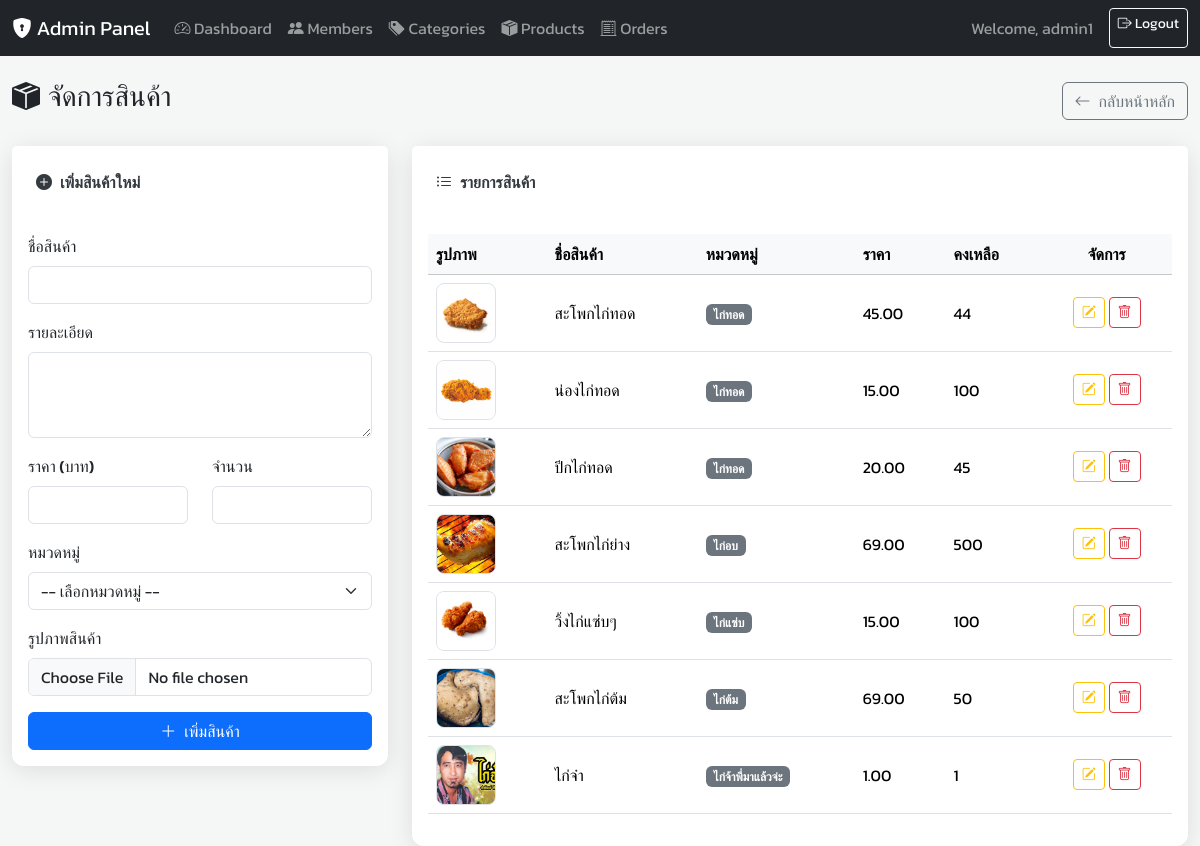
Page /online/admin/products.php (signed in) on the committed database.
### tables this page shows
CREATE TABLE `products` (
  `product_id` int(11) NOT NULL,
  `product_name` varchar(150) NOT NULL,
  `description` text DEFAULT NULL,
  `price` decimal(10,2) NOT NULL,
  `is_featured` tinyint(1) NOT NULL DEFAULT 0,
  `stock` int(11) DEFAULT 0,
  `category_id` int(11) DEFAULT NULL,
  `image_url` varchar(255) DEFAULT NULL,
  `created_at` timestamp NOT NULL DEFAULT current_timestamp()
);

CREATE TABLE `categories` (
  `category_id` int(11) NOT NULL,
  `category_name` varchar(100) NOT NULL
);

### online/admin/products.php (the view, shortened to what this page needs)
<?php
require_once '../config.php';
try {
    $stmt_products = $conn->query(
        "SELECT p.*, c.category_name
         FROM products p
         LEFT JOIN categories c ON p.category_id = c.category_id
         ORDER BY p.created_at DESC"
    );
    $products = $stmt_products->fetchAll(PDO::FETCH_ASSOC);
} catch (PDOException $e) {
    $_SESSION['error'] = "Database Error: " . $e->getMessage();
    $products = [];
    $categories = [];
}
?>
<!DOCTYPE html>
<html lang="th">
<head>
    <link href="https://cdn.jsdelivr.net/npm/bootstrap@5.3.2/dist/css/bootstrap.min.css" rel="stylesheet">
    <link rel="stylesheet" href="https://cdn.jsdelivr.net/npm/bootstrap-icons@1.11.3/font/bootstrap-icons.min.css">
</head>
<body>
    <?php require_once 'navbar.php'; ?>
    <div class="container-fluid mt-4">
        <div class="d-flex justify-content-between align-items-center mb-4">
            <h1 class="h3"><i class="bi bi-box-seam-fill btn-icon"></i>จัดการสินค้า</h1>
            <a href="index.php" class="btn btn-outline-secondary"><i class="bi bi-arrow-left btn-icon"></i>กลับหน้าหลัก</a>
        </div>
        <div class="row">
            <div class="col-lg-4 mb-4">
                <div class="card">
                    <div class="card-header"><i class="bi bi-plus-circle-fill btn-icon"></i>เพิ่มสินค้าใหม่</div>
                    <div class="card-body">
                        <form method="post" enctype="multipart/form-data">
                            <div class="mb-3">
                                <label for="product_name" class="form-label">ชื่อสินค้า</label>
                                <input type="text" id="product_name" name="product_name" class="form-control" required>
                            </div>
                            <div class="mb-3">
                                <label for="description" class="form-label">รายละเอียด</label>
                                <textarea id="description" name="description" class="form-control" rows="3"></textarea>
                            </div>
                            <div class="row">
                                <div class="col-md-6 mb-3">
                                    <label for="price" class="form-label">ราคา (บาท)</label>
                                    <input type="number" id="price" step="0.01" name="price" class="form-control" required>
                                </div>
                                <div class="col-md-6 mb-3">
                                    <label for="stock" class="form-label">จำนวน</label>
                                    <input type="number" id="stock" name="stock" class="form-control" required>
                                </div>
                            </div>
                            <div class="mb-3">
                                <label for="category_id" class="form-label">หมวดหมู่</label>
                                <select id="category_id" name="category_id" class="form-select" required>
                                    <option value="">-- เลือกหมวดหมู่ --</option>
                                </select>
                            </div>
                             <div class="mb-3">
                                <label for="product_image" class="form-label">รูปภาพสินค้า</label>
                                <input class="form-control" type="file" id="product_image" name="product_image" accept="image/*">
                            </div>
                            <div class="d-grid">
                                <button type="submit" name="add_product" class="btn btn-primary"><i class="bi bi-plus-lg btn-icon"></i>เพิ่มสินค้า</button>
                            </div>
                        </form>
                    </div>
                </div>
            </div>
            <div class="col-lg-8">
                <div class="card">
                    <div class="card-header"><i class="bi bi-list-ul btn-icon"></i>รายการสินค้า</div>
                    <div class="card-body">
                        <div class="table-responsive">
                            <table class="table table-hover align-middle">
                                <thead class="table-light">
                                    <tr>
                                        <th>รูปภาพ</th>
                                        <th>ชื่อสินค้า</th>
                                        <th>หมวดหมู่</th>
                                        <th>ราคา</th>
                                        <th>คงเหลือ</th>
                                        <th class="text-center">จัดการ</th>
                                    </tr>
                                </thead>
                                <tbody>
                                    <?php if (empty($products)): ?>
                                        <tr><td colspan="6" class="text-center text-muted">ยังไม่มีสินค้าในระบบ</td></tr>
                                    <?php else: ?>
                                        <?php foreach ($products as $p): ?>
                                        <tr>
                                            <td>
                                                <img src="../<?= !empty($p['image_url']) ? htmlspecialchars($p['image_url']) : 'img/placeholder.png' ?>" alt="<?= htmlspecialchars($p['product_name']) ?>" class="product-img">
                                            </td>
                                            <td><?= htmlspecialchars($p['product_name']) ?></td>
                                            <td><span class="badge bg-secondary"><?= htmlspecialchars($p['category_name'] ?? 'N/A') ?></span></td>
                                            <td><?= number_format($p['price'], 2) ?></td>
                                            <td><?= $p['stock'] ?></td>
                                            <td class="text-center">
                                                <a href="edit_product.php?id=<?= $p['product_id'] ?>" class="btn btn-sm btn-outline-warning"><i class="bi bi-pencil-square"></i></a>
                                                <a href="products.php?delete=<?= $p['product_id'] ?>" class="btn btn-sm btn-outline-danger" onclick="confirmDelete(event, this.href)"><i class="bi bi-trash"></i></a>
                                            </td>
                                        </tr>
                                        <?php endforeach; ?>
                                    <?php endif; ?>
                                </tbody>
                            </table>
                        </div>
                    </div>
                </div>
            </div>
        </div>
    </div>
</body>
</html>

### online/admin/navbar.php (shortened to what this page needs)
<nav class="navbar navbar-expand-lg navbar-dark bg-dark sticky-top">
    <div class="container-fluid">
        <a class="navbar-brand" href="index.php"><i class="bi bi-shield-lock-fill"></i> Admin Panel</a>
        <div class="collapse navbar-collapse" id="adminNavbar">
            <ul class="navbar-nav me-auto mb-2 mb-lg-0">
                <li class="nav-item">
                    <a class="nav-link" href="index.php"><i class="bi bi-speedometer2"></i> Dashboard</a>
                </li>
                <li class="nav-item">
                    <a class="nav-link" href="users.php"><i class="bi bi-people-fill"></i> Members</a>
                </li>
                <li class="nav-item">
                    <a class="nav-link" href="categories.php"><i class="bi bi-tags-fill"></i> Categories</a>
                </li>
                <li class="nav-item">
                    <a class="nav-link" href="products.php"><i class="bi bi-box-seam-fill"></i> Products</a>
                </li>
                <li class="nav-item">
                    <a class="nav-link" href="orders.php"><i class="bi bi-receipt-cutoff"></i> Orders</a>
                </li>
            </ul>
            <div class="d-flex">
                <span class="navbar-text me-3">
                    Welcome, <?= htmlspecialchars($_SESSION['username'] ?? 'Admin') ?>
                </span>
                <a href="../logout.php" class="btn btn-outline-light btn-sm"><i class="bi bi-box-arrow-right"></i> Logout</a>
            </div>
        </div>
    </div>
</nav>

### online/admin/products.php (style rules this page uses)
body { font-family: 'Kanit', sans-serif; background-color: #f4f7f6; }
.card { border: none; border-radius: 0.75rem; box-shadow: 0 4px 25px rgba(0, 0, 0, 0.1); }
.card-header { background-color: #fff; border-bottom: none; padding: 1.5rem; font-weight: 600; color: #343a40; }
.btn-icon { margin-right: 0.5rem; }
.product-img { width: 60px; height: 60px; object-fit: cover; border-radius: 0.5rem; border: 1px solid #dee2e6; }
.form-label { font-weight: 500; }

### rows in the picture
products: image_url (picture), product_name "สะโพกไก่ทอด", category.category_name "ไก่ทอด", price "45.00", stock "44"
products: image_url (picture), product_name "น่องไก่ทอด", category.category_name "ไก่ทอด", price "15.00", stock "100"
products: image_url (picture), product_name "ปีกไก่ทอด", category.category_name "ไก่ทอด", price "20.00", stock "45"
products: image_url (picture), product_name "สะโพกไก่ย่าง", category.category_name "ไก่อบ", price "69.00", stock "500"
products: image_url (picture), product_name "วิ้งไก่แซ่บๆ", category.category_name "ไก่แซ่บ", price "15.00", stock "100"
products: image_url (picture), product_name "สะโพกไก่ต้ม", category.category_name "ไก่ต้ม", price "69.00", stock "50"
products: image_url (picture), product_name "ไก่จ๋า", category.category_name "ไก่จ้าพี่มาแล้วจ่ะ", price "1.00", stock "1"

### other values in the picture
$_SESSION['username'] "admin1"
